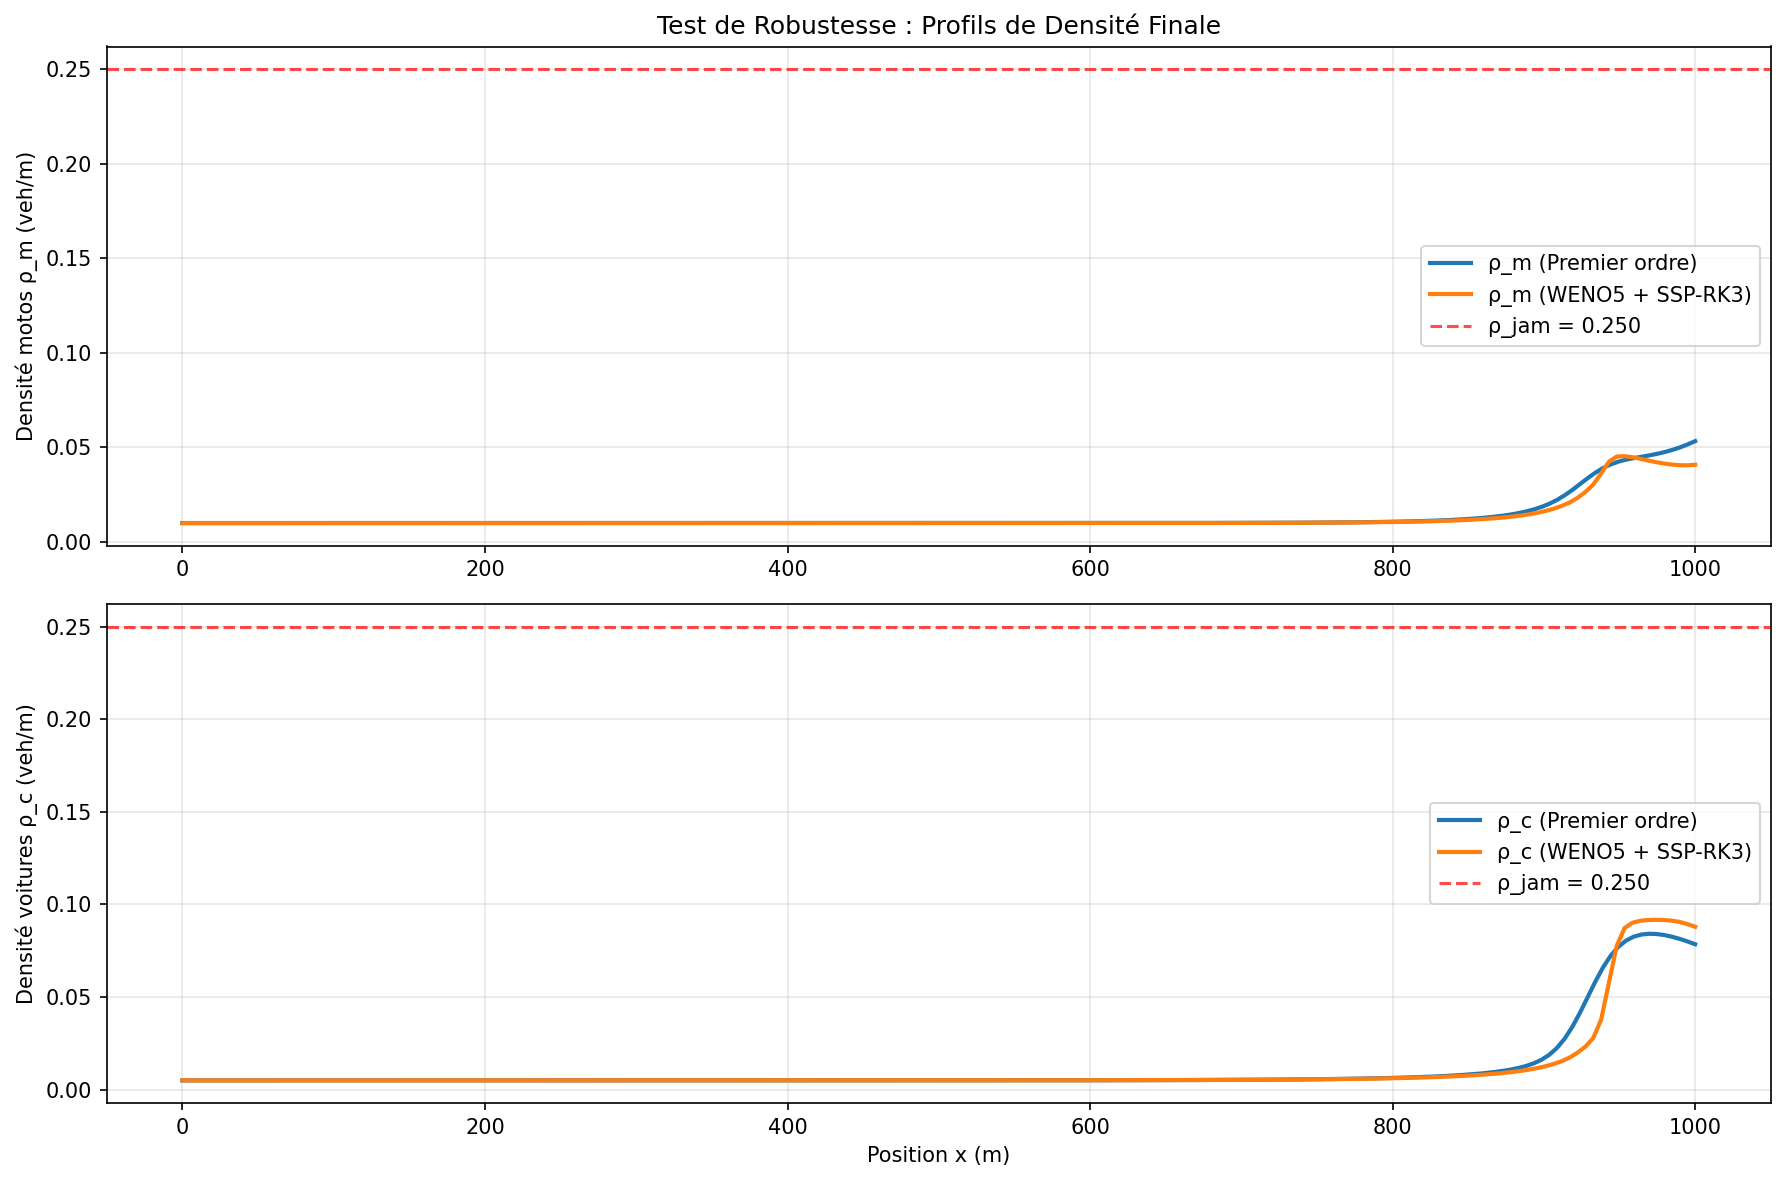

Recreate this plot in Python.
#!/usr/bin/env python3
"""
Test de Robustesse WENO5 : Capture des chocs et élimination d'artefacts.
Ce test vérifie que WENO5 élimine le dépassement de densité problématique.
"""

import sys
import os
sys.path.append(os.path.abspath('code'))

import numpy as np
import matplotlib.pyplot as plt
from code.simulation.runner import SimulationRunner
import yaml
import time

def create_shock_test_config(N=200, spatial_scheme='weno5', time_scheme='ssprk3'):
    """Créer une configuration pour le test de choc/congestion."""
    
    config = {
        'scenario_name': f'shock_test_{spatial_scheme}_{N}',
        
        # Force les schémas
        'spatial_scheme': spatial_scheme,
        'time_scheme': time_scheme,
        'ghost_cells': 3 if spatial_scheme == 'weno5' else 1,
        
        # Grid Parameters
        'N': N,
        'xmin': 0.0,
        'xmax': 1000.0,  # 1 km
        
        # Simulation Time Parameters
        't_final': 50.0,   # 50 secondes pour voir l'évolution
        'output_dt': 10.0,  # Sorties intermédiaires
        
        # Initial Conditions - Problème de Riemann brutal
        'initial_conditions': {
            'type': 'riemann',
            'split_pos': 500.0,  # Milieu du domaine
            # État Gauche : Faible densité, haute vitesse
            'U_L': [0.01, 22.22, 0.005, 16.67],  # ~10 veh/km motos @80km/h, 5 veh/km voitures @60km/h
            # État Droit : Forte densité, basse vitesse (congestion)
            'U_R': [0.08, 8.33, 0.06, 5.56]     # ~80 veh/km motos @30km/h, 60 veh/km voitures @20km/h
        },
        
        # Road Quality - uniforme pour isoler l'effet des schémas
        'road_quality': {
            'type': 'uniform',
            'R_uniform': 3  # Route résidentielle
        },
        
        # Boundary Conditions - sortie libre
        'boundary_conditions': {
            'left': {'type': 'outflow'},
            'right': {'type': 'outflow'}
        }
    }
    
    return config

def run_shock_robustness_test():
    """Test de robustesse et capture de chocs."""
    
    print("=== Test de Robustesse : Capture des Chocs ===")
    
    # Résolution fine pour bien capturer les chocs
    N = 200
    
    # Schémas à comparer
    schemes = [
        ('first_order', 'euler', 'Premier ordre'),
        ('weno5', 'ssprk3', 'WENO5 + SSP-RK3')
    ]
    
    results = {}
    
    for spatial_scheme, time_scheme, scheme_name in schemes:
        print(f"\n--- Test {scheme_name} ---")
        
        try:
            # Créer la configuration
            config = create_shock_test_config(N, spatial_scheme, time_scheme)
            
            # Sauvegarder temporairement
            temp_config_path = f'temp_shock_test_{spatial_scheme}.yml'
            with open(temp_config_path, 'w') as f:
                yaml.dump(config, f)
            
            # Exécuter la simulation
            start_time = time.time()
            
            runner = SimulationRunner(
                scenario_config_path=temp_config_path,
                base_config_path='config/config_base.yml',
                quiet=True,
                device='cpu'
            )
            
            times, states = runner.run()
            
            end_time = time.time()
            runtime = end_time - start_time
            
            print(f"  ✅ Simulation terminée")
            print(f"  Temps de calcul: {runtime:.1f}s")
            print(f"  Nombre d'états sauvés: {len(states)}")
            
            # Analyse de la solution finale
            final_state = states[-1]
            ng = runner.params.num_ghost_cells
            
            # Extraire les densités finales (région physique)
            rho_m_final = final_state[0, ng:-ng] if ng > 0 else final_state[0, :]
            rho_c_final = final_state[2, ng:-ng] if ng > 0 else final_state[2, :]
            
            # Diagnostic critique : dépassement de densité
            rho_jam = runner.params.rho_jam  # Densité de congestion maximum
            
            rho_m_max = np.max(rho_m_final)
            rho_c_max = np.max(rho_c_final)
            rho_m_violations = np.sum(rho_m_final > rho_jam)
            rho_c_violations = np.sum(rho_c_final > rho_jam)
            
            print(f"  Densité max motos: {rho_m_max:.4f} veh/m (limite: {rho_jam:.4f})")
            print(f"  Densité max voitures: {rho_c_max:.4f} veh/m")
            print(f"  Violations ρ_jam motos: {rho_m_violations} cellules")
            print(f"  Violations ρ_jam voitures: {rho_c_violations} cellules")
            
            # Indicateurs de qualité de la solution
            total_variation_m = np.sum(np.abs(np.diff(rho_m_final)))
            total_variation_c = np.sum(np.abs(np.diff(rho_c_final)))
            
            # Conservation de la masse
            initial_mass = np.sum(states[0][0, ng:-ng] + states[0][2, ng:-ng]) * runner.grid.dx
            final_mass = np.sum(rho_m_final + rho_c_final) * runner.grid.dx
            mass_conservation = abs(final_mass - initial_mass) / initial_mass
            
            print(f"  Variation totale ρ_m: {total_variation_m:.4f}")
            print(f"  Variation totale ρ_c: {total_variation_c:.4f}")
            print(f"  Conservation masse: {mass_conservation:.2e}")
            
            # Critère de succès : pas de dépassement de densité
            if rho_m_violations == 0 and rho_c_violations == 0:
                print(f"  ✅ Pas de dépassement de densité - Test réussi")
                success = True
            else:
                print(f"  ⚠️  Dépassements détectés - Artefact numérique")
                success = False
            
            results[scheme_name] = {
                'success': success,
                'rho_m_max': rho_m_max,
                'rho_c_max': rho_c_max,
                'rho_m_violations': rho_m_violations,
                'rho_c_violations': rho_c_violations,
                'mass_conservation': mass_conservation,
                'total_variation_m': total_variation_m,
                'total_variation_c': total_variation_c,
                'runtime': runtime,
                'final_state': final_state,
                'grid_params': (runner.grid.dx, ng),
                'rho_jam': rho_jam
            }
            
            # Nettoyer
            os.remove(temp_config_path)
            
        except Exception as e:
            print(f"  ❌ Erreur: {e}")
            results[scheme_name] = {'error': str(e)}
            
            if os.path.exists(temp_config_path):
                os.remove(temp_config_path)
    
    # Résumé comparatif
    print(f"\n=== Résumé : Validation de la Robustesse ===")
    
    for scheme_name, result in results.items():
        if 'error' in result:
            print(f"❌ {scheme_name}: {result['error']}")
            continue
        
        if result['success']:
            print(f"✅ {scheme_name}: AUCUN dépassement de densité")
        else:
            print(f"⚠️  {scheme_name}: {result['rho_m_violations']} violations ρ_m, {result['rho_c_violations']} violations ρ_c")
        
        print(f"   Conservation: {result['mass_conservation']:.2e}")
        print(f"   Temps: {result['runtime']:.1f}s")
    
    # Diagnostic final
    weno_success = results.get('WENO5 + SSP-RK3', {}).get('success', False)
    first_success = results.get('Premier ordre', {}).get('success', False)
    
    if weno_success and not first_success:
        print(f"\n🎯 SUCCÈS : WENO5 + SSP-RK3 élimine les artefacts du premier ordre !")
    elif weno_success and first_success:
        print(f"\n✅ Les deux schémas sont robustes sur ce test")
    else:
        print(f"\n⚠️  Des améliorations sont nécessaires")
    
    return results

def create_comparison_plot(results):
    """Créer un graphique de comparaison des profils de densité."""
    
    if len(results) < 2:
        return
    
    fig, (ax1, ax2) = plt.subplots(2, 1, figsize=(12, 8))
    
    for scheme_name, result in results.items():
        if 'error' in result or 'final_state' not in result:
            continue
        
        final_state = result['final_state']
        dx, ng = result['grid_params']
        rho_jam = result['rho_jam']
        
        # Créer l'axe x
        N_physical = final_state.shape[1] - 2*ng if ng > 0 else final_state.shape[1]
        x = np.linspace(0, 1000, N_physical)  # 0 à 1000m
        
        # Extraire les densités
        rho_m = final_state[0, ng:-ng] if ng > 0 else final_state[0, :]
        rho_c = final_state[2, ng:-ng] if ng > 0 else final_state[2, :]
        
        # Tracer
        ax1.plot(x, rho_m, label=f'ρ_m ({scheme_name})', linewidth=2)
        ax2.plot(x, rho_c, label=f'ρ_c ({scheme_name})', linewidth=2)
    
    # Ligne de limite rho_jam
    rho_jam = list(results.values())[0].get('rho_jam', 0.25)
    ax1.axhline(rho_jam, color='red', linestyle='--', alpha=0.7, label=f'ρ_jam = {rho_jam:.3f}')
    ax2.axhline(rho_jam, color='red', linestyle='--', alpha=0.7, label=f'ρ_jam = {rho_jam:.3f}')
    
    ax1.set_ylabel('Densité motos ρ_m (veh/m)')
    ax1.set_title('Test de Robustesse : Profils de Densité Finale')
    ax1.legend()
    ax1.grid(True, alpha=0.3)
    
    ax2.set_xlabel('Position x (m)')
    ax2.set_ylabel('Densité voitures ρ_c (veh/m)')
    ax2.legend()
    ax2.grid(True, alpha=0.3)
    
    plt.tight_layout()
    plt.savefig('test_robustesse_chocs.png', dpi=150, bbox_inches='tight')
    print(f"\n📊 Graphique sauvegardé: test_robustesse_chocs.png")

if __name__ == "__main__":
    results = run_shock_robustness_test()
    create_comparison_plot(results)
